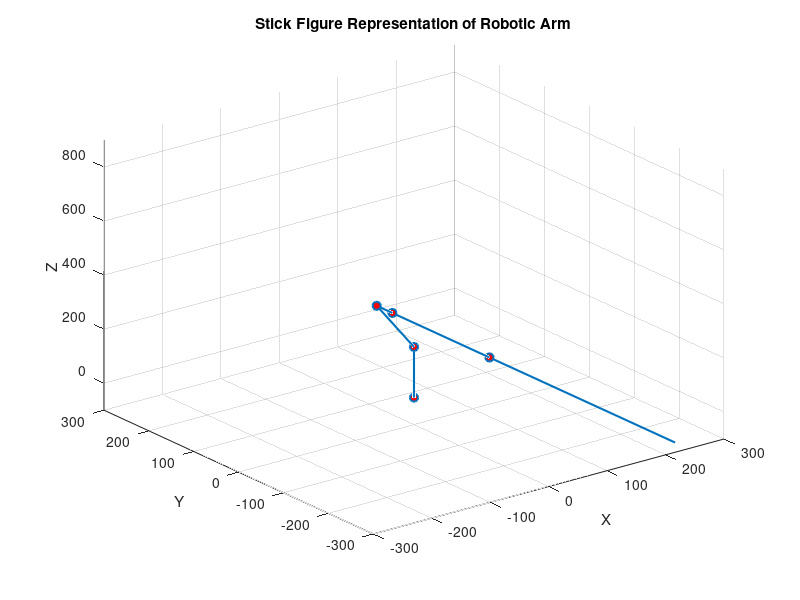
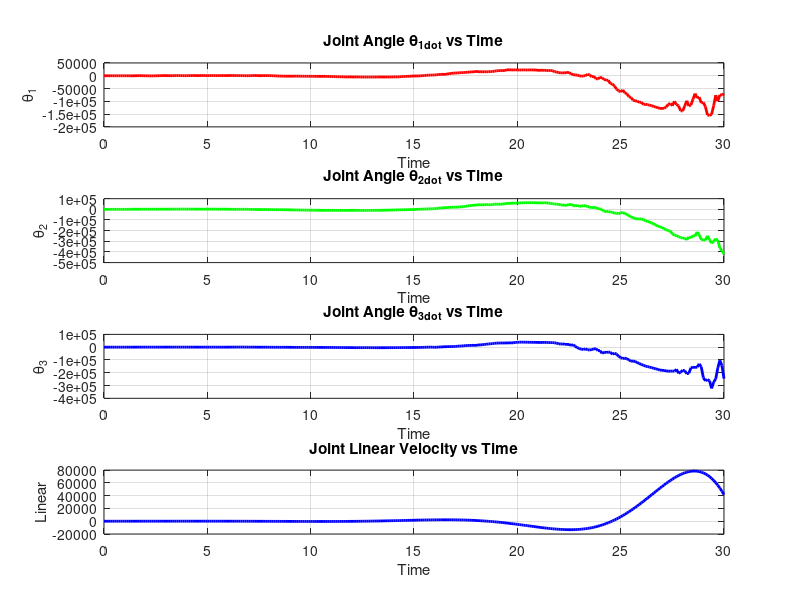
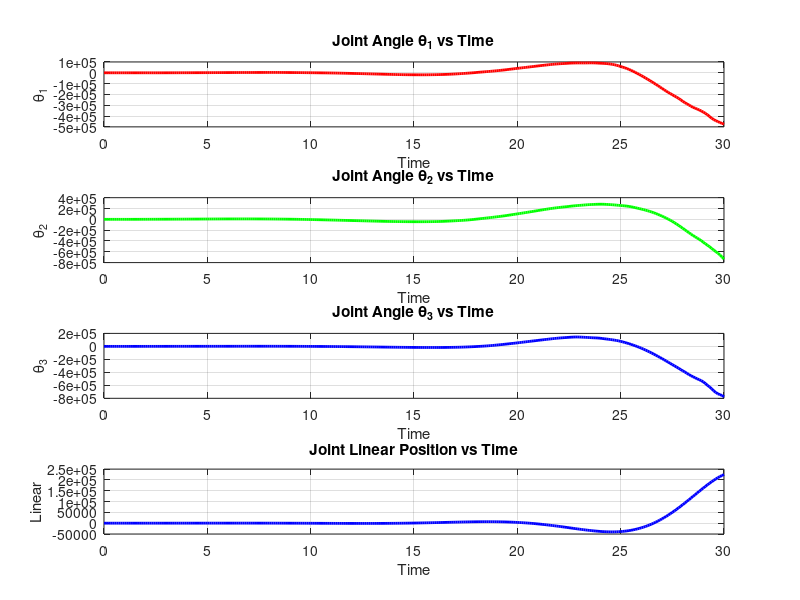

The MATLAB source for these figures, in order:
clc;

%% Define coordinates

timeStep = 0.1; % time step
timeVec = 0:timeStep:30;
numSamples = length(timeVec); % number of time samples

% Initial generalized coordinates 
angle1 = 0; 
angle2 = 0; 
angle3 = 0;
linearPos = 0;
angles = [angle1; angle2; angle3; linearPos];
 
% Define intermediate variables
cos1 = cosd(angle1);
sin1 = sind(angle1);
cos2 = cosd(angle2);
sin2 = sind(angle2);
cos3 = cosd(angle3);
sin3 = sind(angle3);

% Initial generalized velocities 
angle1Vel = 0; 
angle2Vel = 0; 
angle3Vel = 0;
linearVel = 0;
anglesVel = [angle1Vel; angle2Vel; angle3Vel; linearVel];

angle1VelArr = zeros(1, numSamples);
angle2VelArr = zeros(1, numSamples);
angle3VelArr = zeros(1, numSamples);
linearVelArr = zeros(1, numSamples);

angle1Arr = zeros(1, numSamples);
angle2Arr = zeros(1, numSamples);
angle3Arr = zeros(1, numSamples);
linearArr = zeros(1, numSamples);

angle1Arr(1) = angle1;
angle2Arr(1) = angle2;
angle3Arr(1) = angle3;
linearArr(1) = linearPos;

% Desired angles 
angle1_d = 90; 
angle2_d = 90; 
angle3_d = 90;
linear_d = 40;
angles_d = [angle1_d; angle2_d; angle3_d; linear_d];

% Desired velocities 
angle1Vel_d = 0; 
angle2Vel_d = 0; 
angle3Vel_d = 0;
linearVel_d = 0;
anglesVel_d = [angle1Vel_d angle2Vel_d angle3Vel_d linearVel_d];

% Documented ordering: Kp, Ki, Kd for the four coordinates.
Kp = [1.5; 1.5; 1.5; 1.5];
Ki = [30.595; 14.2; 19.68; 29.85];
Kd = [0.005; 0.005; 0.005; 0.01];

% Length of links
link1 = 187.5;
link2 = 200; 
link3 = 50; 
link4 = 200; 
link5 = 112.5; 
d4 = link5 + linearPos;

% Masses of links
mass1 = 350; 
mass2 = 341; 
mass3 = 100;
mass4 = 400;
mass5 = 600;
gravity = 9.81;

% Moments of inertia of links
inertia1 = 500;
inertia2 = 700; 
inertia3 = 400; 
inertia4 = 500;
inertia5 = 700;

integralError = zeros(4, 1);
prevError = angles_d - angles;

%% Computing

for i = 2:numSamples
    inertiaMat = [inertia2 0 0 0;
                  0 inertia3 0 0;
                  0 0 inertia4 0;
                  0 0 0 inertia5];

    % Per-coordinate numerical actuator scales used by the project model.
    actuatorScale = [2; 2; 2; 5];
    d4 = link5 + linearPos;

    % Configuration-dependent project load expression with gravity terms.
    gravityConfigVec = [sin1 * (mass2 * gravity * link2 / 2 + mass3 * gravity * link3 + mass4 * gravity * link4 + mass5 * gravity * link5) - sin1 * cos2 * (mass3 * gravity * link3 / 2 + mass4 * gravity * link4 + mass5 * gravity * link5) - sin1 * cos2 * cos3 * (mass4 * gravity * link4 / 2 + mass5 * gravity * link5) + cos1 * sin2 * cos3 * (mass4 * gravity * link4 / 2 + mass5 * gravity * link5) + cos1 * sin2 * cos3 * mass5 * gravity * d4 / 2;
                  -cos1 * sin2 * (mass3 * gravity * link3 / 2 + mass4 * gravity * link4 + mass5 * gravity * link5) + sin1 * cos2 * (mass3 * gravity * link3 / 2 + mass4 * gravity * link4 + mass5 * gravity * link5) - cos1 * sin2 * cos3 * (mass4 * gravity * link4 / 2 + mass5 * gravity * link5) + sin1 * cos2 * cos3 * (mass4 * gravity * link4 / 2 + mass5 * gravity * link5) + sin1 * cos2 * cos3 * mass5 * gravity * d4 / 2;
                  -cos1 * cos2 * sin3 * (mass4 * gravity * link4 / 2 + mass5 * gravity * link5) - sin1 * sin2 * sin3 * (mass4 * gravity * link4 / 2 + mass5 * gravity * link5) - sin1 * sin2 * sin3 * mass5 * gravity * d4 / 2;
                  -mass5 * gravity / 2];

    errorAngles = angles_d - angles;
    integralError = integralError + errorAngles * timeStep;
    errorVel = (errorAngles - prevError) / timeStep;

    prevError = errorAngles;
    
    % Coordinate-wise PID signal and explicit four-element generalized input.
    controlSignal = Kp .* errorAngles + Ki .* integralError + Kd .* errorVel;
    generalizedInput = actuatorScale .* controlSignal;

    % Calculate angular accelerations
    angularAccel = inertiaMat \ (generalizedInput - gravityConfigVec);

    % Constant-acceleration state update using the old velocity in q update.
    angle1 = angle1 + angle1Vel * timeStep + 0.5 * angularAccel(1) * timeStep^2;
    angle2 = angle2 + angle2Vel * timeStep + 0.5 * angularAccel(2) * timeStep^2;
    angle3 = angle3 + angle3Vel * timeStep + 0.5 * angularAccel(3) * timeStep^2;
    linearPos = linearPos + linearVel * timeStep + 0.5 * angularAccel(4) * timeStep^2;

    angle1Vel = angle1Vel + angularAccel(1) * timeStep;
    angle2Vel = angle2Vel + angularAccel(2) * timeStep;
    angle3Vel = angle3Vel + angularAccel(3) * timeStep;
    linearVel = linearVel + angularAccel(4) * timeStep;

    angles = [angle1; angle2; angle3; linearPos];
    anglesVel = [angle1Vel; angle2Vel; angle3Vel; linearVel];

    angle1VelArr(i) = angle1Vel;
    angle2VelArr(i) = angle2Vel;
    angle3VelArr(i) = angle3Vel;
    linearVelArr(i) = linearVel;

    angle1Arr(i) = angle1;
    angle2Arr(i) = angle2;
    angle3Arr(i) = angle3;
    linearArr(i) = linearPos;

    % Define intermediate variables
    cos1_d = cosd(angle1);
    sin1_d = sind(angle1);
    cos2_d = cosd(angle2);
    sin2_d = sind(angle2);
    cos3_d = cosd(angle3);
    sin3_d = sind(angle3);

    cos1 = cosd(angle1);
    sin1 = sind(angle1);
    cos2 = cosd(angle2);
    sin2 = sind(angle2);
    cos3 = cosd(angle3);
    sin3 = sind(angle3);

    % Stick figure representation
    xCoords = [0, 0, -sin1*link2, -sin1*link2 + link3*(cos1*sin2 - cos2*sin1), -sin1*link2 + link3*(cos1*sin2 - cos2*sin1) + link4*(cos1*sin2*cos3 - sin1*cos2*cos3), -sin1*link2 + link3*(cos1*sin2 - cos2*sin1) + (link4 + d4)*(cos1*sin2*cos3 - sin1*cos2*cos3)];
    yCoords = [0, 0, 0, 0, sin3*link4, sin3*(link4 + d4)];
    zCoords = [0, link1, link1 + link2*cos1, link1 + link2*cos1 + link3*(cos1*cos2 + sin1*sin2), link1 + link2*cos1 + link3*(cos1*cos2 + sin1*sin2) + link4*(cos1*cos2*cos3 + sin1*sin2*cos3), link1 + link2*cos1 + link3*(cos1*cos2 + sin1*sin2) + (link4 + d4)*(cos1*cos2*cos3 + sin1*sin2*cos3)];

    plot3(xCoords, yCoords, zCoords, '-o', 'LineWidth', 1.5, 'MarkerSize', 6, 'MarkerFaceColor', 'r');
    grid on;
    
    xlim([-300, 300]);
    ylim([-300, 300]);
    zlim([-100, 900]);
    xlabel('X');
    ylabel('Y');
    zlabel('Z');
    title('Stick Figure Representation of Robotic Arm');
end

%% Plotting

% Plot motion graphs
figure;
subplot(4, 1, 1);
plot(timeVec, angle1VelArr, 'r', 'LineWidth', 2);
xlabel('Time');
ylabel('\theta_1');
title('Joint Angle \theta_1_d_o_t vs Time');
grid on;

subplot(4, 1, 2);
plot(timeVec, angle2VelArr, 'g', 'LineWidth', 2);
xlabel('Time');
ylabel('\theta_2');
title('Joint Angle \theta_2_d_o_t vs Time');
grid on;

subplot(4, 1, 3);
plot(timeVec, angle3VelArr, 'b', 'LineWidth', 2);
xlabel('Time');
ylabel('\theta_3');
title('Joint Angle \theta_3_d_o_t vs Time');
grid on;

subplot(4, 1, 4);
plot(timeVec, linearVelArr, 'b', 'LineWidth', 2);
xlabel('Time');
ylabel('Linear');
title('Joint Linear Velocity vs Time');
grid on;

figure;
subplot(4, 1, 1);
plot(timeVec, angle1Arr, 'r', 'LineWidth', 2);
xlabel('Time');
ylabel('\theta_1');
title('Joint Angle \theta_1 vs Time');
grid on;

subplot(4, 1, 2);
plot(timeVec, angle2Arr, 'g', 'LineWidth', 2);
xlabel('Time');
ylabel('\theta_2');
title('Joint Angle \theta_2 vs Time');
grid on;

subplot(4, 1, 3);
plot(timeVec, angle3Arr, 'b', 'LineWidth', 2);
xlabel('Time');
ylabel('\theta_3');
title('Joint Angle \theta_3 vs Time');
grid on;

subplot(4, 1, 4);
plot(timeVec, linearArr, 'b', 'LineWidth', 2);
xlabel('Time');
ylabel('Linear');
title('Joint Linear Position vs Time');
grid on;

hold off;
